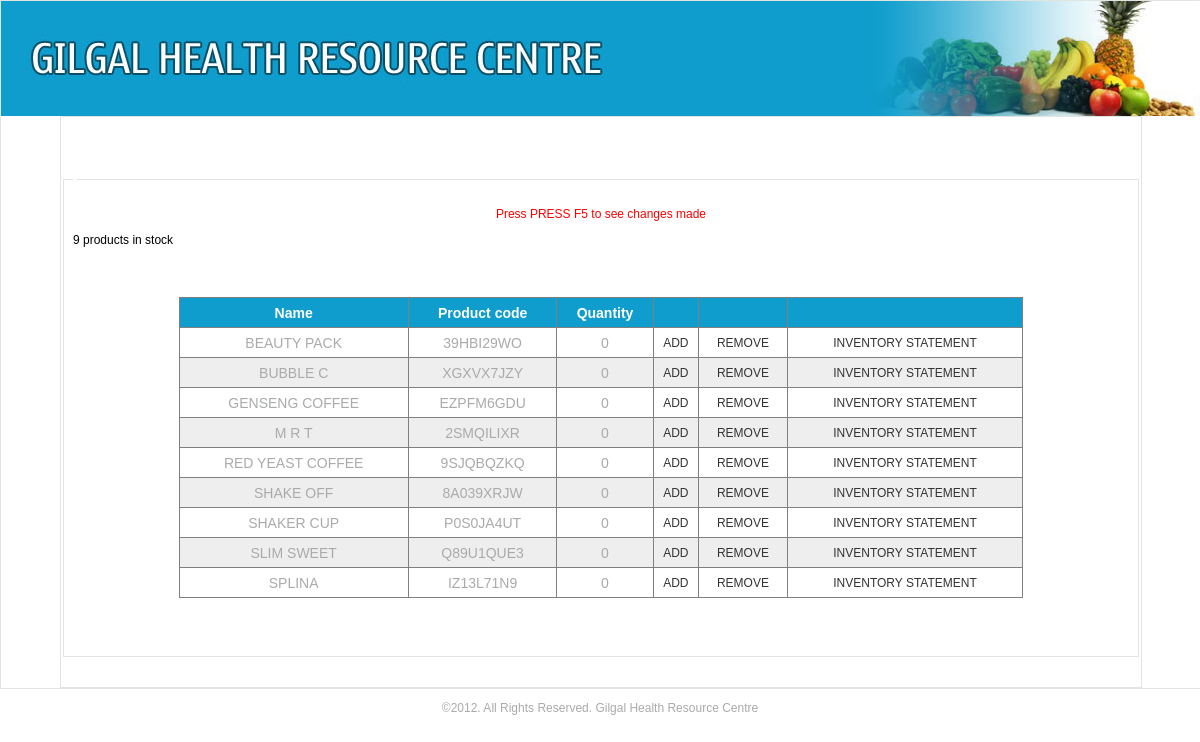
The app's page /inventory/update_edmark.php with its own data.
### tables this page shows
CREATE TABLE IF NOT EXISTS `edmark` (
  `pid` int(20) NOT NULL AUTO_INCREMENT,
  `product` varchar(300) NOT NULL,
  `quantity` int(10) NOT NULL,
  `product_code` varchar(50) NOT NULL,
  PRIMARY KEY (`pid`)
);

### inventory/update_edmark.php (the view, shortened to what this page needs)
<!DOCTYPE html PUBLIC "-//W3C//DTD XHTML 1.0 Transitional//EN" "http://www.w3.org/TR/xhtml1/DTD/xhtml1-transitional.dtd">
<html xmlns="http://www.w3.org/1999/xhtml">
<head>
<link href="../css/main.css" rel="stylesheet" type="text/css" />
</head>
<body>
<div id="wrapper">
<div id="head">
<img src="../images/HEAD.jpg" width="1200" height="115" />
</div>
<div id="body">
<fieldset style="margin-top:50px;">
<center><p class="er">Press PRESS F5 to see changes made</p></center>
<?php
$product=$_GET['product'];
?>
<legend><h1><?php echo $product;?></h1></legend>
<?php
$query="SELECT * FROM `edmark` ORDER BY `product` ASC ";
$answer=mysql_query($query) or die("ERROR:".mysql_error());
echo mysql_num_rows($answer)."$product products in stock";
if(mysql_num_rows($answer)!=0){
	?>
	<table border="1" class="restable" width="100%" style="color:#a9aaab; text-align:center; border-collapse:collapse;">
  <tr style="background-color:#0e9dcc; color:#FFF; font-family:Tahoma, Geneva, sans-serif;">
    <th>Name</th>
    <th>Product code</th>
    <th>Quantity</th>
    <td></td>
    <td></td>
    <td></td>
    </tr>
	<?php
	$bg = '#eeeeee';
while($row=mysql_fetch_array($answer)){
?>
<?php
$bg = ($bg=='#eeeeee' ? '#ffffff' :
'#eeeeee');
 echo '<tr bgcolor="' . $bg . '">';  ?>
<td><?php echo $row['product'];?></td>
<td><?php echo $row['product_code'];?></td>
<td><?php echo $row['quantity'];?></td>
<td ><a  title="add to stock" onclick="return confirm('Add more to stock?')" href="<?php echo "add.php?id={$row['pid']}&table=edmark";?>">ADD</a></td>
<td><a  title="remove from stock" onclick="return confirm('remove from stock?')" href="<?php echo "remove.php?id={$row['pid']}&table=edmark";?>">REMOVE</a></td>
<td><a  title="view"  href="<?php echo "statement.php?id={$row['pid']}&table=edmark&name={$row['product']}";?>">INVENTORY STATEMENT</a></td>
    </tr>
	<?php
	}
	}
?>
</table>
</fieldset>
</div>
</div>
<center><p>&copy;2012. All Rights Reserved. Gilgal Health Resource Centre</p></center>
</body>
</html>

### css/main.css (style rules this page uses)
body { font-family:"Trebuchet MS", Arial, Helvetica, sans-serif; font-size:12px; margin:0; padding:0; }
#wrapper { width:1200px; height:auto; margin:auto; border:1px solid #e1e5e2; }
p, a { color:#a9aaab; text-decoration:none; }
#body { width:90%; border:1px solid #e1e5e2; margin:auto; }
legend { font-size:18px; }
fieldset { border:1px solid #e1e5e2; margin-bottom:30px; }
#head { margin-top:auto; }
.er { color:#F00; }
.restable { margin-left:0px; width:80%; height:auto; font-size:14px; margin:50px auto 50px auto; border-collapse:collapse; }
tr { height:30px; }
.restable a { color:#333; font-size:12px; }

### records on screen
edmark: product "BEAUTY PACK", product_code "39HBI29WO", quantity "0"
edmark: product "BUBBLE C", product_code "XGXVX7JZY", quantity "0"
edmark: product "GENSENG COFFEE", product_code "EZPFM6GDU", quantity "0"
edmark: product "M R T", product_code "2SMQILIXR", quantity "0"
edmark: product "RED YEAST COFFEE", product_code "9SJQBQZKQ", quantity "0"
edmark: product "SHAKE OFF", product_code "8A039XRJW", quantity "0"
edmark: product "SHAKER CUP", product_code "P0S0JA4UT", quantity "0"
edmark: product "SLIM SWEET", product_code "Q89U1QUE3", quantity "0"
edmark: product "SPLINA", product_code "IZ13L71N9", quantity "0"

### other values on screen
mysql_num_rows($answer) "9"
